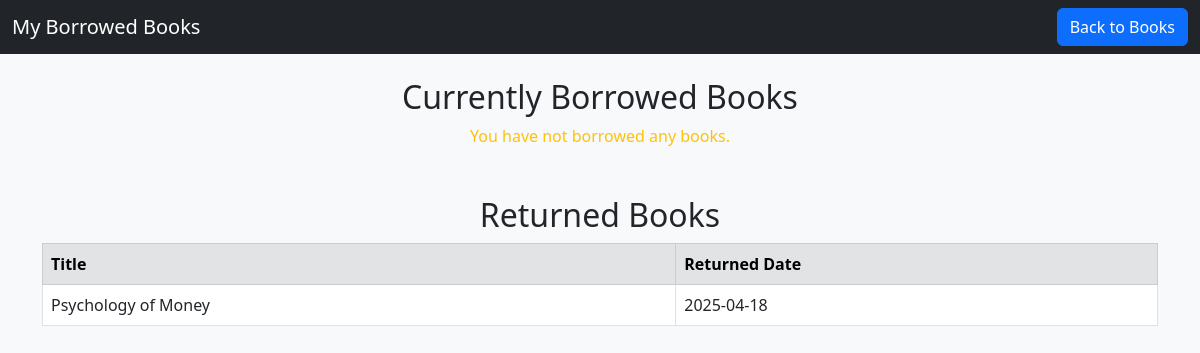
Before: /borrowed/ (signed in) with the older database file.
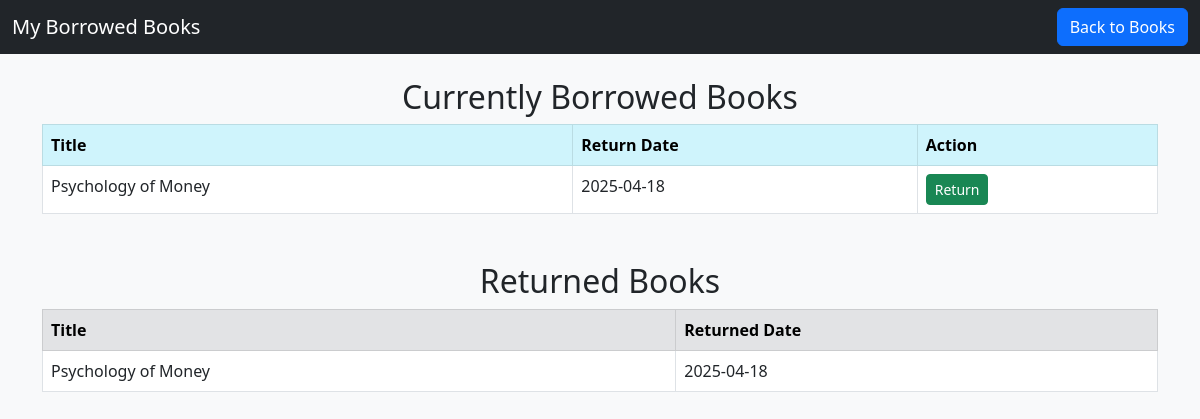
After: the same page with the newer database file.
### books/models.py (models this page shows, shortened)
class BorrowedBook(models.Model):
    user = models.ForeignKey(User, on_delete=models.CASCADE)
    book = models.ForeignKey(Book, on_delete=models.CASCADE)
    borrowed_date = models.DateTimeField(auto_now_add=True)
    return_date = models.DateTimeField(null=True, blank=True)
    is_returned = models.BooleanField(default=False)

class Book(models.Model):
    title = models.CharField(max_length=200)
    author = models.CharField(max_length=200)
    category = models.CharField(max_length=200)
    isbn = models.CharField(max_length=20, unique=True)
    total_copies = models.PositiveIntegerField(default=1)
    available_copies = models.PositiveIntegerField(default=1)

### books/views.py (the view)
# urls.py: path('borrowed/', borrowed_books, name='borrowed_books'),
@login_required
def borrowed_books(request):
    borrowed_books = BorrowedBook.objects.filter(user=request.user, is_returned=False)
    returned_books = BorrowedBook.objects.filter(user=request.user, is_returned=True)
    return render(request, 'book/borrowed_books.html', {
        'borrowed_books': borrowed_books,
        'returned_books': returned_books,
    })

### books/templates/book/borrowed_books.html (shortened to what this page needs)
{% load static %}
<!DOCTYPE html>
<html lang="en">
<head>
    <link rel="stylesheet" href="https://cdn.jsdelivr.net/npm/bootstrap@5.3.0/dist/css/bootstrap.min.css">
</head>
<body class="bg-light">
    <nav class="navbar navbar-dark bg-dark">
        <div class="container-fluid">
            <span class="navbar-brand mb-0 h1">My Borrowed Books</span>
            <a href="{% url 'book-list' %}" class="btn btn-primary">Back to Books</a>
        </div>
    </nav>
    <div class="container mt-4">
        <h2 class="text-center">Currently Borrowed Books</h2>
        {% if borrowed_books %}
        <table class="table table-bordered">
            <thead class="table-info">
                <tr>
                    <th>Title</th>
                    <th>Return Date</th>
                    <th>Action</th>
                </tr>
            </thead>
            <tbody>
                {% for borrowed_book in borrowed_books %}
                <tr>
                    <td>{{ borrowed_book.book.title }}</td>
                    <td>{{ borrowed_book.return_date|date:"Y-m-d" }}</td>
                    <td>
                        <a href="{% url 'return-book' borrowed_book.id %}" class="btn btn-success btn-sm">Return</a>
                    </td>
                </tr>
                {% endfor %}
            </tbody>
        </table>
        {% else %}
        <p class="text-center text-warning">You have not borrowed any books.</p>
        {% endif %}
    </div>
    <div class="container mt-5">
        <h2 class="text-center">Returned Books</h2>
        {% if returned_books %}
        <table class="table table-bordered">
            <thead class="table-secondary">
                <tr>
                    <th>Title</th>
                    <th>Returned Date</th>
                </tr>
            </thead>
            <tbody>
                {% for returned_book in returned_books %}
                <tr>
                    <td>{{ returned_book.book.title }}</td>
                    <td>{{ returned_book.return_date|date:"Y-m-d" }}</td>
                </tr>
                {% endfor %}
            </tbody>
        </table>
        {% else %}
        <p class="text-center text-muted">No books have been returned yet.</p>
        {% endif %}
    </div>
</body>
</html>

Changed rows visible on the page:
added BorrowedBook: book "Psychology of Money", return_date "2025-04-18", shown under "Currently Borrowed Books"
Other visible differences:
text no longer shown: "You have not borrowed any books."
text now shown: "Title Return Date Action"
